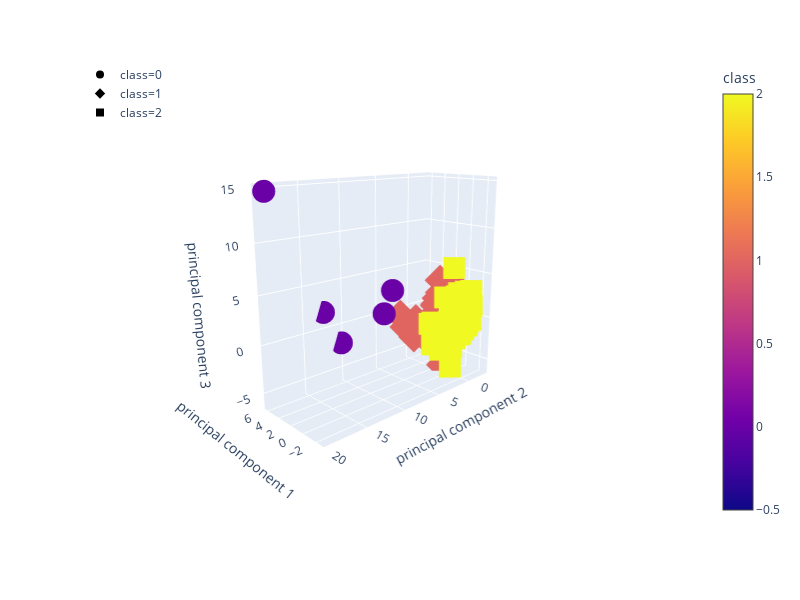

Here is the notebook cell this chart was saved with:
### Code cell
fig = px.scatter_3d(
    df_success_pca,
    x="principal component 1",
    y="principal component 2",
    z="principal component 3",
    color="class",
    symbol="class",
    #size="sepal_width",
    width=800,
)
fig.update_layout(legend=dict(x=0, y=1))
fig.show()

### Figure 1 — Plotly figure (JSON) as saved in the notebook; plotly's stock layout.template omitted (floating-point values rounded to 4 significant figures; data arrays with more than 128 entries replaced by an {"elided": "..."} marker saying what was removed)
{"data": [{"hoverlabel": {"namelength": 0}, "hovertemplate": "class=%{marker.color}<br>principal component 1=%{x}<br>principal component 2=%{y}<br>principal component 3=%{z}", "legendgroup": "class=0", "marker": {"color": [0, 0, 0, 0, 0], "coloraxis": "coloraxis", "symbol": "circle"}, "mode": "markers", "name": "class=0", "scene": "scene", "showlegend": true, "type": "scatter3d", "x": [6.324, 5.579, 3.843, 6.234, 3.679], "y": [12.66, 19.32, 5.101, 10.45, 6.506], "z": [1.878, 14.76, 3.311, -2.029, 0.9996]}, {"hoverlabel": {"namelength": 0}, "hovertemplate": "class=%{marker.color}<br>principal component 1=%{x}<br>principal component 2=%{y}<br>principal component 3=%{z}", "legendgroup": "class=1", "marker": {"color": {"elided": "275 int values"}, "coloraxis": "coloraxis", "symbol": "diamond"}, "mode": "markers", "name": "class=1", "scene": "scene", "showlegend": true, "type": "scatter3d", "x": {"elided": "275 float values"}, "y": {"elided": "275 float values"}, "z": {"elided": "275 float values"}}, {"hoverlabel": {"namelength": 0}, "hovertemplate": "class=%{marker.color}<br>principal component 1=%{x}<br>principal component 2=%{y}<br>principal component 3=%{z}", "legendgroup": "class=2", "marker": {"color": {"elided": "292 int values"}, "coloraxis": "coloraxis", "symbol": "square"}, "mode": "markers", "name": "class=2", "scene": "scene", "showlegend": true, "type": "scatter3d", "x": {"elided": "292 float values"}, "y": {"elided": "292 float values"}, "z": {"elided": "292 float values"}}], "layout": {"coloraxis": {"colorbar": {"title": {"text": "class"}}, "colorscale": [[0, "#0d0887"], [0.1111, "#46039f"], [0.2222, "#7201a8"], [0.3333, "#9c179e"], [0.4444, "#bd3786"], [0.5556, "#d8576b"], [0.6667, "#ed7953"], [0.7778, "#fb9f3a"], [0.8889, "#fdca26"], [1, "#f0f921"]]}, "height": 600, "legend": {"tracegroupgap": 0, "x": 0, "y": 1}, "margin": {"t": 60}, "scene": {"aspectmode": "auto", "aspectratio": {"x": 0.5674, "y": 1.364, "z": 1.292}, "camera": {"center": {"x": -0.003277, "y": -0.004793, "z": -1.781e-21}, "eye": {"x": -2.333, "y": 2.169, "z": 0.8782}, "projection": {"type": "perspective"}, "up": {"x": 0, "y": 0, "z": 1}}, "domain": {"x": [0, 0.98], "y": [0, 1]}, "xaxis": {"title": {"text": "principal component 1"}, "type": "linear"}, "yaxis": {"title": {"text": "principal component 2"}, "type": "linear"}, "zaxis": {"title": {"text": "principal component 3"}, "type": "linear"}}, "width": 800}}
